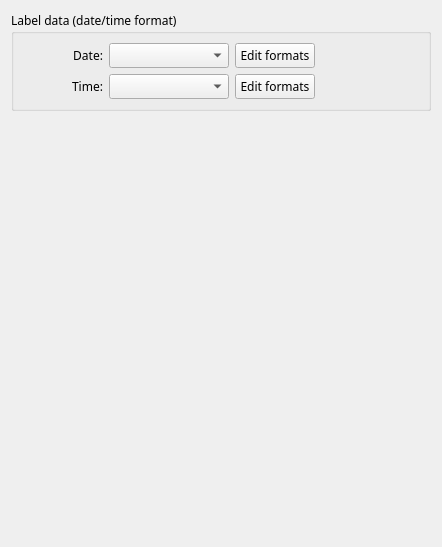
   <widget class="QWidget" name="tab_7">
    <attribute name="title">
     <string>Label Data</string>
    </attribute>
    <layout class="QVBoxLayout" name="verticalLayout_17">
     <item>
      <widget class="QGroupBox" name="Formats_GroupBox">
       <property name="minimumSize">
        <size>
         <width>420</width>
         <height>0</height>
        </size>
       </property>
       <property name="maximumSize">
        <size>
         <width>420</width>
         <height>16777215</height>
        </size>
       </property>
       <property name="font">
        <font>
         <family>MS Shell Dlg 2 UI</family>
         <pointsize>9</pointsize>
        </font>
       </property>
       <property name="title">
        <string>Label data (date/time format)</string>
       </property>
       <layout class="QVBoxLayout" name="verticalLayout_4">
        <item>
         <layout class="QVBoxLayout" name="verticalLayout_3">
          <item>
           <layout class="QHBoxLayout" name="horizontalLayout_2">
            <item>
             <widget class="QLabel" name="dateFormats_Label">
              <property name="minimumSize">
               <size>
                <width>80</width>
                <height>0</height>
               </size>
              </property>
              <property name="font">
               <font>
                <family>MS Shell Dlg 2 UI</family>
                <pointsize>9</pointsize>
               </font>
              </property>
              <property name="text">
               <string>Date:</string>
              </property>
              <property name="alignment">
               <set>Qt::AlignRight|Qt::AlignTrailing|Qt::AlignVCenter</set>
              </property>
             </widget>
            </item>
            <item>
             <widget class="QComboBox" name="dateFormats_ComboBox">
              <property name="sizePolicy">
               <sizepolicy hsizetype="Preferred" vsizetype="Preferred">
                <horstretch>0</horstretch>
                <verstretch>0</verstretch>
               </sizepolicy>
              </property>
              <property name="minimumSize">
               <size>
                <width>120</width>
                <height>0</height>
               </size>
              </property>
              <property name="maximumSize">
               <size>
                <width>120</width>
                <height>16777215</height>
               </size>
              </property>
              <property name="font">
               <font>
                <family>MS Shell Dlg 2 UI</family>
                <pointsize>9</pointsize>
               </font>
              </property>
             </widget>
            </item>
            <item>
             <widget class="QPushButton" name="editDateFormats_PushButton">
              <property name="minimumSize">
               <size>
                <width>75</width>
                <height>0</height>
               </size>
              </property>
              <property name="font">
               <font>
                <family>MS Shell Dlg 2 UI</family>
                <pointsize>9</pointsize>
               </font>
              </property>
              <property name="text">
               <string>Edit formats</string>
              </property>
             </widget>
            </item>
            <item>
             <spacer name="horizontalSpacer_4">
              <property name="orientation">
               <enum>Qt::Horizontal</enum>
              </property>
              <property name="sizeHint" stdset="0">
               <size>
                <width>37</width>
                <height>17</height>
               </size>
              </property>
             </spacer>
            </item>
           </layout>
          </item>
          <item>
           <layout class="QHBoxLayout" name="horizontalLayout_3">
            <item>
             <widget class="QLabel" name="timeFormats_Label">
              <property name="minimumSize">
               <size>
                <width>80</width>
                <height>0</height>
               </size>
              </property>
              <property name="font">
               <font>
                <family>MS Shell Dlg 2 UI</family>
                <pointsize>9</pointsize>
               </font>
              </property>
              <property name="text">
               <string>Time:</string>
              </property>
              <property name="alignment">
               <set>Qt::AlignRight|Qt::AlignTrailing|Qt::AlignVCenter</set>
              </property>
             </widget>
            </item>
            <item>
             <widget class="QComboBox" name="timeFormats_ComboBox">
              <property name="sizePolicy">
               <sizepolicy hsizetype="Preferred" vsizetype="Preferred">
                <horstretch>0</horstretch>
                <verstretch>0</verstretch>
               </sizepolicy>
              </property>
              <property name="minimumSize">
               <size>
                <width>120</width>
                <height>0</height>
               </size>
              </property>
              <property name="maximumSize">
               <size>
                <width>120</width>
                <height>16777215</height>
               </size>
              </property>
              <property name="font">
               <font>
                <family>MS Shell Dlg 2 UI</family>
                <pointsize>9</pointsize>
               </font>
              </property>
             </widget>
            </item>
            <item>
             <widget class="QPushButton" name="editTimeFormats_PushButton">
              <property name="minimumSize">
               <size>
                <width>75</width>
                <height>0</height>
               </size>
              </property>
              <property name="font">
               <font>
                <family>MS Shell Dlg 2 UI</family>
                <pointsize>9</pointsize>
               </font>
              </property>
              <property name="text">
               <string>Edit formats</string>
              </property>
             </widget>
            </item>
            <item>
             <spacer name="horizontalSpacer_5">
              <property name="orientation">
               <enum>Qt::Horizontal</enum>
              </property>
              <property name="sizeHint" stdset="0">
               <size>
                <width>40</width>
                <height>20</height>
               </size>
              </property>
             </spacer>
            </item>
           </layout>
          </item>
         </layout>
        </item>
       </layout>
      </widget>
     </item>
     <item>
      <spacer name="verticalSpacer">
       <property name="orientation">
        <enum>Qt::Vertical</enum>
       </property>
       <property name="sizeHint" stdset="0">
        <size>
         <width>20</width>
         <height>425</height>
        </size>
       </property>
      </spacer>
     </item>
    </layout>
   </widget>
